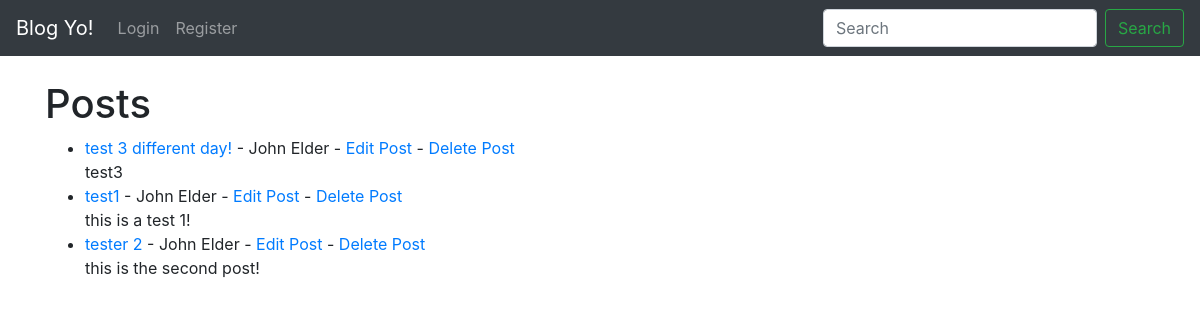
The page / on the database its author committed.
### blog/models.py (models this page shows, shortened)
class Post(models.Model):
	title = models.CharField(max_length=255)
	author = models.ForeignKey(User, on_delete=models.CASCADE)
	body = models.TextField()
	pub_date = models.DateField(auto_now_add=True)
	timestamp = models.DateField(auto_now_add=True)

### blog/views.py (the view)
# urls.py: path('', HomeView.as_view(), name='home'),
class HomeView(ListView):
	model = Post
	template_name = 'home.html'
	ordering = ['-pub_date']
	success_message = 'List successfully saved!!!!'

### blog/templates/home.html
{% extends 'base.html' %}
{% block content %}
<h1>Posts</h1>
<ul>
{% for post in object_list %}
	<li><a href="{% url 'article-detail'  post.pk %}">{{post.title}}</a> - {{post.author.first_name}} {{post.author.last_name}} - <a href="{% url 'edit_post' post.pk %}">Edit Post</a> -
		<a href="{% url 'delete_post' post.pk %}">Delete Post</a>
	<br/>{{post.body}}</li>
{% endfor %}
</ul>
{% endblock %}

### blog/templates/base.html (shortened to what this page needs)
<!doctype html>
<html lang="en">
  <head>
    <link rel="stylesheet" href="https://stackpath.bootstrapcdn.com/bootstrap/4.4.1/css/bootstrap.min.css">
  </head>
  <body>
    <nav class="navbar navbar-expand-lg navbar-dark bg-dark">
  <a class="navbar-brand" href="{% url 'home' %}">Blog Yo!</a>
  <div class="collapse navbar-collapse" id="navbarSupportedContent">
    <ul class="navbar-nav mr-auto">
     {% if user.is_authenticated %}
      <li class="nav-item">
        <a class="nav-link" href="{% url 'add_post' %}">Add Post</a>
      </li>
      <li class="nav-item">
        <a class="nav-link" href="{% url 'logout' %}">Logout</a>
      </li>
      {% else %}
        <li class="nav-item">
        <a class="nav-link" href="{% url 'login' %}">Login</a>
      </li>
      <li class="nav-item">
        <a class="nav-link" href="{% url 'register' %}">Register</a>
      </li>
      {% endif %}
    </ul>
    <form class="form-inline my-2 my-lg-0">
      <input class="form-control mr-sm-2" type="search" placeholder="Search" aria-label="Search">
      <button class="btn btn-outline-success my-2 my-sm-0" type="submit">Search</button>
    </form>
  </div>
</nav>
    <br/>
    <div class="container">
    {% block content %}
    {% endblock %}
  </div>
  </body>
</html>

### rows shown on the page
Post: title "test 3 different day!", author.first_name "John", author.last_name "Elder", body "test3"
Post: title "test1", author.first_name "John", author.last_name "Elder", body "this is a test 1!"
Post: title "tester 2", author.first_name "John", author.last_name "Elder", body "this is the second post!"
